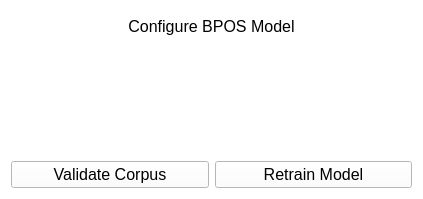
<?xml version="1.0" encoding="UTF-8"?>
<ui version="4.0">
 <class>Config</class>
 <widget class="QDialog" name="Config">
  <property name="geometry">
   <rect>
    <x>0</x>
    <y>0</y>
    <width>423</width>
    <height>199</height>
   </rect>
  </property>
  <property name="palette">
   <palette>
    <active>
     <colorrole role="WindowText">
      <brush brushstyle="SolidPattern">
       <color alpha="255">
        <red>0</red>
        <green>0</green>
        <blue>0</blue>
       </color>
      </brush>
     </colorrole>
     <colorrole role="Button">
      <brush brushstyle="SolidPattern">
       <color alpha="255">
        <red>255</red>
        <green>255</green>
        <blue>255</blue>
       </color>
      </brush>
     </colorrole>
     <colorrole role="Light">
      <brush brushstyle="SolidPattern">
       <color alpha="255">
        <red>255</red>
        <green>255</green>
        <blue>255</blue>
       </color>
      </brush>
     </colorrole>
     <colorrole role="Midlight">
      <brush brushstyle="SolidPattern">
       <color alpha="255">
        <red>255</red>
        <green>255</green>
        <blue>255</blue>
       </color>
      </brush>
     </colorrole>
     <colorrole role="Dark">
      <brush brushstyle="SolidPattern">
       <color alpha="255">
        <red>127</red>
        <green>127</green>
        <blue>127</blue>
       </color>
      </brush>
     </colorrole>
     <colorrole role="Mid">
      <brush brushstyle="SolidPattern">
       <color alpha="255">
        <red>170</red>
        <green>170</green>
        <blue>170</blue>
       </color>
      </brush>
     </colorrole>
     <colorrole role="Text">
      <brush brushstyle="SolidPattern">
       <color alpha="255">
        <red>0</red>
        <green>0</green>
        <blue>0</blue>
       </color>
      </brush>
     </colorrole>
     <colorrole role="BrightText">
      <brush brushstyle="SolidPattern">
       <color alpha="255">
        <red>255</red>
        <green>255</green>
        <blue>255</blue>
       </color>
      </brush>
     </colorrole>
     <colorrole role="ButtonText">
      <brush brushstyle="SolidPattern">
       <color alpha="255">
        <red>0</red>
        <green>0</green>
        <blue>0</blue>
       </color>
      </brush>
     </colorrole>
     <colorrole role="Base">
      <brush brushstyle="SolidPattern">
       <color alpha="255">
        <red>255</red>
        <green>255</green>
        <blue>255</blue>
       </color>
      </brush>
     </colorrole>
     <colorrole role="Window">
      <brush brushstyle="SolidPattern">
       <color alpha="255">
        <red>255</red>
        <green>255</green>
        <blue>255</blue>
       </color>
      </brush>
     </colorrole>
     <colorrole role="Shadow">
      <brush brushstyle="SolidPattern">
       <color alpha="255">
        <red>0</red>
        <green>0</green>
        <blue>0</blue>
       </color>
      </brush>
     </colorrole>
     <colorrole role="AlternateBase">
      <brush brushstyle="SolidPattern">
       <color alpha="255">
        <red>255</red>
        <green>255</green>
        <blue>255</blue>
       </color>
      </brush>
     </colorrole>
     <colorrole role="ToolTipBase">
      <brush brushstyle="SolidPattern">
       <color alpha="255">
        <red>255</red>
        <green>255</green>
        <blue>220</blue>
       </color>
      </brush>
     </colorrole>
     <colorrole role="ToolTipText">
      <brush brushstyle="SolidPattern">
       <color alpha="255">
        <red>0</red>
        <green>0</green>
        <blue>0</blue>
       </color>
      </brush>
     </colorrole>
    </active>
    <inactive>
     <colorrole role="WindowText">
      <brush brushstyle="SolidPattern">
       <color alpha="255">
        <red>0</red>
        <green>0</green>
        <blue>0</blue>
       </color>
      </brush>
     </colorrole>
     <colorrole role="Button">
      <brush brushstyle="SolidPattern">
       <color alpha="255">
        <red>255</red>
        <green>255</green>
        <blue>255</blue>
       </color>
      </brush>
     </colorrole>
     <colorrole role="Light">
      <brush brushstyle="SolidPattern">
       <color alpha="255">
        <red>255</red>
        <green>255</green>
        <blue>255</blue>
       </color>
      </brush>
     </colorrole>
     <colorrole role="Midlight">
      <brush brushstyle="SolidPattern">
       <color alpha="255">
        <red>255</red>
        <green>255</green>
        <blue>255</blue>
       </color>
      </brush>
     </colorrole>
     <colorrole role="Dark">
      <brush brushstyle="SolidPattern">
       <color alpha="255">
        <red>127</red>
        <green>127</green>
        <blue>127</blue>
       </color>
      </brush>
     </colorrole>
     <colorrole role="Mid">
      <brush brushstyle="SolidPattern">
       <color alpha="255">
        <red>170</red>
        <green>170</green>
        <blue>170</blue>
       </color>
      </brush>
     </colorrole>
     <colorrole role="Text">
      <brush brushstyle="SolidPattern">
       <color alpha="255">
        <red>0</red>
        <green>0</green>
        <blue>0</blue>
       </color>
      </brush>
     </colorrole>
     <colorrole role="BrightText">
      <brush brushstyle="SolidPattern">
       <color alpha="255">
        <red>255</red>
        <green>255</green>
        <blue>255</blue>
       </color>
      </brush>
     </colorrole>
     <colorrole role="ButtonText">
      <brush brushstyle="SolidPattern">
       <color alpha="255">
        <red>0</red>
        <green>0</green>
        <blue>0</blue>
       </color>
      </brush>
     </colorrole>
     <colorrole role="Base">
      <brush brushstyle="SolidPattern">
       <color alpha="255">
        <red>255</red>
        <green>255</green>
        <blue>255</blue>
       </color>
      </brush>
     </colorrole>
     <colorrole role="Window">
      <brush brushstyle="SolidPattern">
       <color alpha="255">
        <red>255</red>
        <green>255</green>
        <blue>255</blue>
       </color>
      </brush>
     </colorrole>
     <colorrole role="Shadow">
      <brush brushstyle="SolidPattern">
       <color alpha="255">
        <red>0</red>
        <green>0</green>
        <blue>0</blue>
       </color>
      </brush>
     </colorrole>
     <colorrole role="AlternateBase">
      <brush brushstyle="SolidPattern">
       <color alpha="255">
        <red>255</red>
        <green>255</green>
        <blue>255</blue>
       </color>
      </brush>
     </colorrole>
     <colorrole role="ToolTipBase">
      <brush brushstyle="SolidPattern">
       <color alpha="255">
        <red>255</red>
        <green>255</green>
        <blue>220</blue>
       </color>
      </brush>
     </colorrole>
     <colorrole role="ToolTipText">
      <brush brushstyle="SolidPattern">
       <color alpha="255">
        <red>0</red>
        <green>0</green>
        <blue>0</blue>
       </color>
      </brush>
     </colorrole>
    </inactive>
    <disabled>
     <colorrole role="WindowText">
      <brush brushstyle="SolidPattern">
       <color alpha="255">
        <red>127</red>
        <green>127</green>
        <blue>127</blue>
       </color>
      </brush>
     </colorrole>
     <colorrole role="Button">
      <brush brushstyle="SolidPattern">
       <color alpha="255">
        <red>255</red>
        <green>255</green>
        <blue>255</blue>
       </color>
      </brush>
     </colorrole>
     <colorrole role="Light">
      <brush brushstyle="SolidPattern">
       <color alpha="255">
        <red>255</red>
        <green>255</green>
        <blue>255</blue>
       </color>
      </brush>
     </colorrole>
     <colorrole role="Midlight">
      <brush brushstyle="SolidPattern">
       <color alpha="255">
        <red>255</red>
        <green>255</green>
        <blue>255</blue>
       </color>
      </brush>
     </colorrole>
     <colorrole role="Dark">
      <brush brushstyle="SolidPattern">
       <color alpha="255">
        <red>127</red>
        <green>127</green>
        <blue>127</blue>
       </color>
      </brush>
     </colorrole>
     <colorrole role="Mid">
      <brush brushstyle="SolidPattern">
       <color alpha="255">
        <red>170</red>
        <green>170</green>
        <blue>170</blue>
       </color>
      </brush>
     </colorrole>
     <colorrole role="Text">
      <brush brushstyle="SolidPattern">
       <color alpha="255">
        <red>127</red>
        <green>127</green>
        <blue>127</blue>
       </color>
      </brush>
     </colorrole>
     <colorrole role="BrightText">
      <brush brushstyle="SolidPattern">
       <color alpha="255">
        <red>255</red>
        <green>255</green>
        <blue>255</blue>
       </color>
      </brush>
     </colorrole>
     <colorrole role="ButtonText">
      <brush brushstyle="SolidPattern">
       <color alpha="255">
        <red>127</red>
        <green>127</green>
        <blue>127</blue>
       </color>
      </brush>
     </colorrole>
     <colorrole role="Base">
      <brush brushstyle="SolidPattern">
       <color alpha="255">
        <red>255</red>
        <green>255</green>
        <blue>255</blue>
       </color>
      </brush>
     </colorrole>
     <colorrole role="Window">
      <brush brushstyle="SolidPattern">
       <color alpha="255">
        <red>255</red>
        <green>255</green>
        <blue>255</blue>
       </color>
      </brush>
     </colorrole>
     <colorrole role="Shadow">
      <brush brushstyle="SolidPattern">
       <color alpha="255">
        <red>0</red>
        <green>0</green>
        <blue>0</blue>
       </color>
      </brush>
     </colorrole>
     <colorrole role="AlternateBase">
      <brush brushstyle="SolidPattern">
       <color alpha="255">
        <red>255</red>
        <green>255</green>
        <blue>255</blue>
       </color>
      </brush>
     </colorrole>
     <colorrole role="ToolTipBase">
      <brush brushstyle="SolidPattern">
       <color alpha="255">
        <red>255</red>
        <green>255</green>
        <blue>220</blue>
       </color>
      </brush>
     </colorrole>
     <colorrole role="ToolTipText">
      <brush brushstyle="SolidPattern">
       <color alpha="255">
        <red>0</red>
        <green>0</green>
        <blue>0</blue>
       </color>
      </brush>
     </colorrole>
    </disabled>
   </palette>
  </property>
  <property name="windowTitle">
   <string>Dialog</string>
  </property>
  <layout class="QGridLayout" name="gridLayout">
   <item row="2" column="1">
    <widget class="QPushButton" name="Retrain_Btn">
     <property name="font">
      <font>
       <pointsize>12</pointsize>
      </font>
     </property>
     <property name="text">
      <string>Retrain Model</string>
     </property>
     <property name="autoDefault">
      <bool>false</bool>
     </property>
    </widget>
   </item>
   <item row="2" column="0">
    <widget class="QPushButton" name="Validate_Btn">
     <property name="font">
      <font>
       <pointsize>12</pointsize>
      </font>
     </property>
     <property name="text">
      <string>Validate Corpus</string>
     </property>
     <property name="autoDefault">
      <bool>false</bool>
     </property>
    </widget>
   </item>
   <item row="0" column="0" colspan="2">
    <widget class="QLabel" name="Title">
     <property name="minimumSize">
      <size>
       <width>0</width>
       <height>0</height>
      </size>
     </property>
     <property name="maximumSize">
      <size>
       <width>16777215</width>
       <height>30</height>
      </size>
     </property>
     <property name="font">
      <font>
       <family>Arial</family>
       <pointsize>12</pointsize>
      </font>
     </property>
     <property name="text">
      <string>Configure BPOS Model</string>
     </property>
     <property name="alignment">
      <set>Qt::AlignCenter</set>
     </property>
    </widget>
   </item>
   <item row="1" column="0" colspan="2">
    <widget class="QWidget" name="widget" native="true">
     <layout class="QGridLayout" name="gridLayout_2"/>
    </widget>
   </item>
  </layout>
 </widget>
 <resources/>
 <connections/>
</ui>
